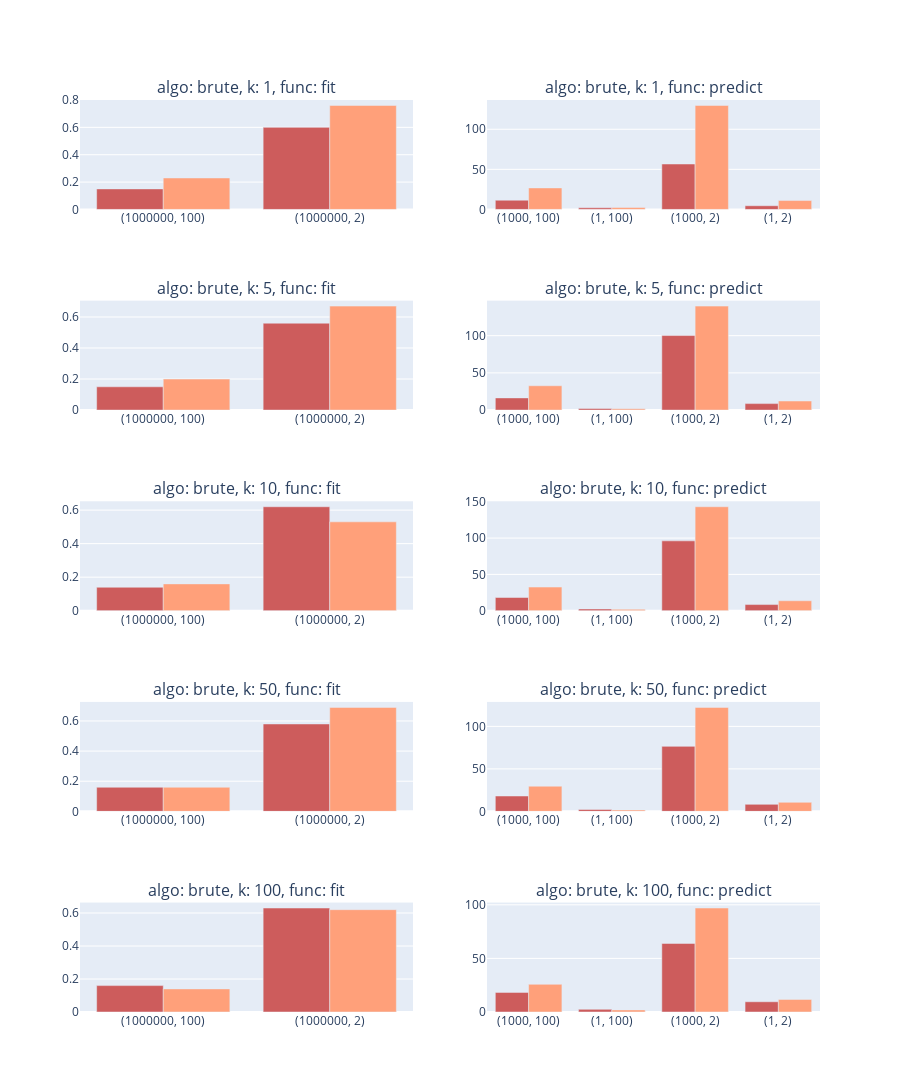

The code cell stored with this chart in its notebook:
### Code cell
merged_df_knn_grouped = merged_df_knn.groupby(['algorithm', 'n_neighbors', 'function'])

n_rows = 5
n_cols = 2
coordinates = [[j for j in range(n_cols)] for i in range(n_rows)]
for i in range(len(coordinates)):
    for j in range(len(coordinates[0])):
        coordinates[i][j] = (i + 1, j + 1)
coordinates = list(itertools.chain(*coordinates))

subplot_titles = ["algo: %s, k: %s, func: %s" % params for params, _ in merged_df_knn_grouped]
fig = make_subplots(rows=5, cols=2, subplot_titles=subplot_titles)

for (row, col), (params, df) in zip(coordinates, merged_df_knn_grouped):
    df = df.round(2)
    x1 = df[['n_samples', 'n_features']][df['n_jobs'] == 1]
    x1 = [f"({ns}, {nf})" for ns, nf in x1.values]
    y1 = df['speedup'][df['n_jobs'] == 1]
    fig.add_trace(
        go.Bar(
            x=x1,
            y=y1,
            name='n_jobs: 1',
            marker_color='indianred',
            hovertemplate=
            'function: <b>%{customdata[0]}</b><br>'+
            'n_samples: <b>%{customdata[1]}</b><br>'+
            'n_features: <b>%{customdata[2]}</b><br>'+
            'algo: <b>%{customdata[3]}</b><br>'+
            'n_jobs: <b>%{customdata[4]}</b><br>'+
            'n_neighbors: <b>%{customdata[5]}</b><br>'+
            'speedup: <b>%{customdata[6]}</b><br>'+
            '<extra></extra>',
            customdata = df[df['n_jobs'] == 1].values,
            showlegend = False
        ),
        row=row,
        col=col
    )

    x2 = df[['n_samples', 'n_features']][df['n_jobs'] == 1]
    x2 = [f"({ns}, {nf})" for ns, nf in x2.values]
    y2 = df['speedup'][df['n_jobs'] == -1]
    fig.add_trace(
        go.Bar(
            x=x2,
            y=y2,
            name='n_jobs: -1',
            marker_color='lightsalmon',
            hovertemplate=
            'function: <b>%{customdata[0]}</b><br>'+
            'n_samples: <b>%{customdata[1]}</b><br>'+
            'n_features: <b>%{customdata[2]}</b><br>'+
            'algo: <b>%{customdata[3]}</b><br>'+
            'n_jobs: <b>%{customdata[4]}</b><br>'+
            'n_neighbors: <b>%{customdata[5]}</b><br>'+
            'speedup: <b>%{customdata[6]}</b><br>'+
            '<extra></extra>',
            customdata = df[df['n_jobs'] == -1].values,
            showlegend = False
        ),
        row=row,
        col=col
    )
    
    title = title = "algo: %s, k: %s, func: %s" % params

fig.update_layout(height=1500, barmode='group', showlegend=False)
fig.show()

### Figure 1 — Plotly figure (JSON) as saved in the notebook; plotly's stock layout.template omitted (floating-point values rounded to 4 significant figures)
{"data": [{"customdata": [["fit", 1000000, 100, "brute", 1, 1, 0.15], ["fit", 1000000, 2, "brute", 1, 1, 0.6]], "hovertemplate": "function: <b>%{customdata[0]}</b><br>n_samples: <b>%{customdata[1]}</b><br>n_features: <b>%{customdata[2]}</b><br>algo: <b>%{customdata[3]}</b><br>n_jobs: <b>%{customdata[4]}</b><br>n_neighbors: <b>%{customdata[5]}</b><br>speedup: <b>%{customdata[6]}</b><br><extra></extra>", "marker": {"color": "indianred"}, "name": "n_jobs: 1", "showlegend": false, "type": "bar", "x": ["(1000000, 100)", "(1000000, 2)"], "xaxis": "x", "y": [0.15, 0.6], "yaxis": "y"}, {"customdata": [["fit", 1000000, 100, "brute", -1, 1, 0.23], ["fit", 1000000, 2, "brute", -1, 1, 0.76]], "hovertemplate": "function: <b>%{customdata[0]}</b><br>n_samples: <b>%{customdata[1]}</b><br>n_features: <b>%{customdata[2]}</b><br>algo: <b>%{customdata[3]}</b><br>n_jobs: <b>%{customdata[4]}</b><br>n_neighbors: <b>%{customdata[5]}</b><br>speedup: <b>%{customdata[6]}</b><br><extra></extra>", "marker": {"color": "lightsalmon"}, "name": "n_jobs: -1", "showlegend": false, "type": "bar", "x": ["(1000000, 100)", "(1000000, 2)"], "xaxis": "x", "y": [0.23, 0.76], "yaxis": "y"}, {"customdata": [["predict", 1000, 100, "brute", 1, 1, 11.55], ["predict", 1, 100, "brute", 1, 1, 2.03], ["predict", 1000, 2, "brute", 1, 1, 56.67], ["predict", 1, 2, "brute", 1, 1, 4.62]], "hovertemplate": "function: <b>%{customdata[0]}</b><br>n_samples: <b>%{customdata[1]}</b><br>n_features: <b>%{customdata[2]}</b><br>algo: <b>%{customdata[3]}</b><br>n_jobs: <b>%{customdata[4]}</b><br>n_neighbors: <b>%{customdata[5]}</b><br>speedup: <b>%{customdata[6]}</b><br><extra></extra>", "marker": {"color": "indianred"}, "name": "n_jobs: 1", "showlegend": false, "type": "bar", "x": ["(1000, 100)", "(1, 100)", "(1000, 2)", "(1, 2)"], "xaxis": "x2", "y": [11.55, 2.03, 56.67, 4.62], "yaxis": "y2"}, {"customdata": [["predict", 1000, 100, "brute", -1, 1, 26.83], ["predict", 1, 100, "brute", -1, 1, 2.37], ["predict", 1000, 2, "brute", -1, 1, 129.7], ["predict", 1, 2, "brute", -1, 1, 11.08]], "hovertemplate": "function: <b>%{customdata[0]}</b><br>n_samples: <b>%{customdata[1]}</b><br>n_features: <b>%{customdata[2]}</b><br>algo: <b>%{customdata[3]}</b><br>n_jobs: <b>%{customdata[4]}</b><br>n_neighbors: <b>%{customdata[5]}</b><br>speedup: <b>%{customdata[6]}</b><br><extra></extra>", "marker": {"color": "lightsalmon"}, "name": "n_jobs: -1", "showlegend": false, "type": "bar", "x": ["(1000, 100)", "(1, 100)", "(1000, 2)", "(1, 2)"], "xaxis": "x2", "y": [26.83, 2.37, 129.7, 11.08], "yaxis": "y2"}, {"customdata": [["fit", 1000000, 100, "brute", 1, 5, 0.15], ["fit", 1000000, 2, "brute", 1, 5, 0.56]], "hovertemplate": "function: <b>%{customdata[0]}</b><br>n_samples: <b>%{customdata[1]}</b><br>n_features: <b>%{customdata[2]}</b><br>algo: <b>%{customdata[3]}</b><br>n_jobs: <b>%{customdata[4]}</b><br>n_neighbors: <b>%{customdata[5]}</b><br>speedup: <b>%{customdata[6]}</b><br><extra></extra>", "marker": {"color": "indianred"}, "name": "n_jobs: 1", "showlegend": false, "type": "bar", "x": ["(1000000, 100)", "(1000000, 2)"], "xaxis": "x3", "y": [0.15, 0.56], "yaxis": "y3"}, {"customdata": [["fit", 1000000, 100, "brute", -1, 5, 0.2], ["fit", 1000000, 2, "brute", -1, 5, 0.67]], "hovertemplate": "function: <b>%{customdata[0]}</b><br>n_samples: <b>%{customdata[1]}</b><br>n_features: <b>%{customdata[2]}</b><br>algo: <b>%{customdata[3]}</b><br>n_jobs: <b>%{customdata[4]}</b><br>n_neighbors: <b>%{customdata[5]}</b><br>speedup: <b>%{customdata[6]}</b><br><extra></extra>", "marker": {"color": "lightsalmon"}, "name": "n_jobs: -1", "showlegend": false, "type": "bar", "x": ["(1000000, 100)", "(1000000, 2)"], "xaxis": "x3", "y": [0.2, 0.67], "yaxis": "y3"}, {"customdata": [["predict", 1000, 100, "brute", 1, 5, 16.36], ["predict", 1, 100, "brute", 1, 5, 2.17], ["predict", 1000, 2, "brute", 1, 5, 100.1], ["predict", 1, 2, "brute", 1, 5, 8.71]], "hovertemplate": "function: <b>%{customdata[0]}</b><br>n_samples: <b>%{customdata[1]}</b><br>n_features: <b>%{customdata[2]}</b><br>algo: <b>%{customdata[3]}</b><br>n_jobs: <b>%{customdata[4]}</b><br>n_neighbors: <b>%{customdata[5]}</b><br>speedup: <b>%{customdata[6]}</b><br><extra></extra>", "marker": {"color": "indianred"}, "name": "n_jobs: 1", "showlegend": false, "type": "bar", "x": ["(1000, 100)", "(1, 100)", "(1000, 2)", "(1, 2)"], "xaxis": "x4", "y": [16.36, 2.17, 100.1, 8.71], "yaxis": "y4"}, {"customdata": [["predict", 1000, 100, "brute", -1, 5, 32.69], ["predict", 1, 100, "brute", -1, 5, 1.74], ["predict", 1000, 2, "brute", -1, 5, 139.7], ["predict", 1, 2, "brute", -1, 5, 12.2]], "hovertemplate": "function: <b>%{customdata[0]}</b><br>n_samples: <b>%{customdata[1]}</b><br>n_features: <b>%{customdata[2]}</b><br>algo: <b>%{customdata[3]}</b><br>n_jobs: <b>%{customdata[4]}</b><br>n_neighbors: <b>%{customdata[5]}</b><br>speedup: <b>%{customdata[6]}</b><br><extra></extra>", "marker": {"color": "lightsalmon"}, "name": "n_jobs: -1", "showlegend": false, "type": "bar", "x": ["(1000, 100)", "(1, 100)", "(1000, 2)", "(1, 2)"], "xaxis": "x4", "y": [32.69, 1.74, 139.7, 12.2], "yaxis": "y4"}, {"customdata": [["fit", 1000000, 100, "brute", 1, 10, 0.14], ["fit", 1000000, 2, "brute", 1, 10, 0.62]], "hovertemplate": "function: <b>%{customdata[0]}</b><br>n_samples: <b>%{customdata[1]}</b><br>n_features: <b>%{customdata[2]}</b><br>algo: <b>%{customdata[3]}</b><br>n_jobs: <b>%{customdata[4]}</b><br>n_neighbors: <b>%{customdata[5]}</b><br>speedup: <b>%{customdata[6]}</b><br><extra></extra>", "marker": {"color": "indianred"}, "name": "n_jobs: 1", "showlegend": false, "type": "bar", "x": ["(1000000, 100)", "(1000000, 2)"], "xaxis": "x5", "y": [0.14, 0.62], "yaxis": "y5"}, {"customdata": [["fit", 1000000, 100, "brute", -1, 10, 0.16], ["fit", 1000000, 2, "brute", -1, 10, 0.53]], "hovertemplate": "function: <b>%{customdata[0]}</b><br>n_samples: <b>%{customdata[1]}</b><br>n_features: <b>%{customdata[2]}</b><br>algo: <b>%{customdata[3]}</b><br>n_jobs: <b>%{customdata[4]}</b><br>n_neighbors: <b>%{customdata[5]}</b><br>speedup: <b>%{customdata[6]}</b><br><extra></extra>", "marker": {"color": "lightsalmon"}, "name": "n_jobs: -1", "showlegend": false, "type": "bar", "x": ["(1000000, 100)", "(1000000, 2)"], "xaxis": "x5", "y": [0.16, 0.53], "yaxis": "y5"}, {"customdata": [["predict", 1000, 100, "brute", 1, 10, 18.22], ["predict", 1, 100, "brute", 1, 10, 2.4], ["predict", 1000, 2, "brute", 1, 10, 96.17], ["predict", 1, 2, "brute", 1, 10, 8.47]], "hovertemplate": "function: <b>%{customdata[0]}</b><br>n_samples: <b>%{customdata[1]}</b><br>n_features: <b>%{customdata[2]}</b><br>algo: <b>%{customdata[3]}</b><br>n_jobs: <b>%{customdata[4]}</b><br>n_neighbors: <b>%{customdata[5]}</b><br>speedup: <b>%{customdata[6]}</b><br><extra></extra>", "marker": {"color": "indianred"}, "name": "n_jobs: 1", "showlegend": false, "type": "bar", "x": ["(1000, 100)", "(1, 100)", "(1000, 2)", "(1, 2)"], "xaxis": "x6", "y": [18.22, 2.4, 96.17, 8.47], "yaxis": "y6"}, {"customdata": [["predict", 1000, 100, "brute", -1, 10, 32.55], ["predict", 1, 100, "brute", -1, 10, 1.92], ["predict", 1000, 2, "brute", -1, 10, 143.1], ["predict", 1, 2, "brute", -1, 10, 13.73]], "hovertemplate": "function: <b>%{customdata[0]}</b><br>n_samples: <b>%{customdata[1]}</b><br>n_features: <b>%{customdata[2]}</b><br>algo: <b>%{customdata[3]}</b><br>n_jobs: <b>%{customdata[4]}</b><br>n_neighbors: <b>%{customdata[5]}</b><br>speedup: <b>%{customdata[6]}</b><br><extra></extra>", "marker": {"color": "lightsalmon"}, "name": "n_jobs: -1", "showlegend": false, "type": "bar", "x": ["(1000, 100)", "(1, 100)", "(1000, 2)", "(1, 2)"], "xaxis": "x6", "y": [32.55, 1.92, 143.1, 13.73], "yaxis": "y6"}, {"customdata": [["fit", 1000000, 100, "brute", 1, 50, 0.16], ["fit", 1000000, 2, "brute", 1, 50, 0.58]], "hovertemplate": "function: <b>%{customdata[0]}</b><br>n_samples: <b>%{customdata[1]}</b><br>n_features: <b>%{customdata[2]}</b><br>algo: <b>%{customdata[3]}</b><br>n_jobs: <b>%{customdata[4]}</b><br>n_neighbors: <b>%{customdata[5]}</b><br>speedup: <b>%{customdata[6]}</b><br><extra></extra>", "marker": {"color": "indianred"}, "name": "n_jobs: 1", "showlegend": false, "type": "bar", "x": ["(1000000, 100)", "(1000000, 2)"], "xaxis": "x7", "y": [0.16, 0.58], "yaxis": "y7"}, {"customdata": [["fit", 1000000, 100, "brute", -1, 50, 0.16], ["fit", 1000000, 2, "brute", -1, 50, 0.69]], "hovertemplate": "function: <b>%{customdata[0]}</b><br>n_samples: <b>%{customdata[1]}</b><br>n_features: <b>%{customdata[2]}</b><br>algo: <b>%{customdata[3]}</b><br>n_jobs: <b>%{customdata[4]}</b><br>n_neighbors: <b>%{customdata[5]}</b><br>speedup: <b>%{customdata[6]}</b><br><extra></extra>", "marker": {"color": "lightsalmon"}, "name": "n_jobs: -1", "showlegend": false, "type": "bar", "x": ["(1000000, 100)", "(1000000, 2)"], "xaxis": "x7", "y": [0.16, 0.69], "yaxis": "y7"}, {"customdata": [["predict", 1000, 100, "brute", 1, 50, 18.08], ["predict", 1, 100, "brute", 1, 50, 2.23], ["predict", 1000, 2, "brute", 1, 50, 76.5], ["predict", 1, 2, "brute", 1, 50, 8.28]], "hovertemplate": "function: <b>%{customdata[0]}</b><br>n_samples: <b>%{customdata[1]}</b><br>n_features: <b>%{customdata[2]}</b><br>algo: <b>%{customdata[3]}</b><br>n_jobs: <b>%{customdata[4]}</b><br>n_neighbors: <b>%{customdata[5]}</b><br>speedup: <b>%{customdata[6]}</b><br><extra></extra>", "marker": {"color": "indianred"}, "name": "n_jobs: 1", "showlegend": false, "type": "bar", "x": ["(1000, 100)", "(1, 100)", "(1000, 2)", "(1, 2)"], "xaxis": "x8", "y": [18.08, 2.23, 76.5, 8.28], "yaxis": "y8"}, {"customdata": [["predict", 1000, 100, "brute", -1, 50, 29.64], ["predict", 1, 100, "brute", -1, 50, 1.56], ["predict", 1000, 2, "brute", -1, 50, 122.4], ["predict", 1, 2, "brute", -1, 50, 10.64]], "hovertemplate": "function: <b>%{customdata[0]}</b><br>n_samples: <b>%{customdata[1]}</b><br>n_features: <b>%{customdata[2]}</b><br>algo: <b>%{customdata[3]}</b><br>n_jobs: <b>%{customdata[4]}</b><br>n_neighbors: <b>%{customdata[5]}</b><br>speedup: <b>%{customdata[6]}</b><br><extra></extra>", "marker": {"color": "lightsalmon"}, "name": "n_jobs: -1", "showlegend": false, "type": "bar", "x": ["(1000, 100)", "(1, 100)", "(1000, 2)", "(1, 2)"], "xaxis": "x8", "y": [29.64, 1.56, 122.4, 10.64], "yaxis": "y8"}, {"customdata": [["fit", 1000000, 100, "brute", 1, 100, 0.16], ["fit", 1000000, 2, "brute", 1, 100, 0.63]], "hovertemplate": "function: <b>%{customdata[0]}</b><br>n_samples: <b>%{customdata[1]}</b><br>n_features: <b>%{customdata[2]}</b><br>algo: <b>%{customdata[3]}</b><br>n_jobs: <b>%{customdata[4]}</b><br>n_neighbors: <b>%{customdata[5]}</b><br>speedup: <b>%{customdata[6]}</b><br><extra></extra>", "marker": {"color": "indianred"}, "name": "n_jobs: 1", "showlegend": false, "type": "bar", "x": ["(1000000, 100)", "(1000000, 2)"], "xaxis": "x9", "y": [0.16, 0.63], "yaxis": "y9"}, {"customdata": [["fit", 1000000, 100, "brute", -1, 100, 0.14], ["fit", 1000000, 2, "brute", -1, 100, 0.62]], "hovertemplate": "function: <b>%{customdata[0]}</b><br>n_samples: <b>%{customdata[1]}</b><br>n_features: <b>%{customdata[2]}</b><br>algo: <b>%{customdata[3]}</b><br>n_jobs: <b>%{customdata[4]}</b><br>n_neighbors: <b>%{customdata[5]}</b><br>speedup: <b>%{customdata[6]}</b><br><extra></extra>", "marker": {"color": "lightsalmon"}, "name": "n_jobs: -1", "showlegend": false, "type": "bar", "x": ["(1000000, 100)", "(1000000, 2)"], "xaxis": "x9", "y": [0.14, 0.62], "yaxis": "y9"}, {"customdata": [["predict", 1000, 100, "brute", 1, 100, 18.29], ["predict", 1, 100, "brute", 1, 100, 2.48], ["predict", 1000, 2, "brute", 1, 100, 63.94], ["predict", 1, 2, "brute", 1, 100, 9.56]], "hovertemplate": "function: <b>%{customdata[0]}</b><br>n_samples: <b>%{customdata[1]}</b><br>n_features: <b>%{customdata[2]}</b><br>algo: <b>%{customdata[3]}</b><br>n_jobs: <b>%{customdata[4]}</b><br>n_neighbors: <b>%{customdata[5]}</b><br>speedup: <b>%{customdata[6]}</b><br><extra></extra>", "marker": {"color": "indianred"}, "name": "n_jobs: 1", "showlegend": false, "type": "bar", "x": ["(1000, 100)", "(1, 100)", "(1000, 2)", "(1, 2)"], "xaxis": "x10", "y": [18.29, 2.48, 63.94, 9.56], "yaxis": "y10"}, {"customdata": [["predict", 1000, 100, "brute", -1, 100, 25.83], ["predict", 1, 100, "brute", -1, 100, 1.98], ["predict", 1000, 2, "brute", -1, 100, 96.98], ["predict", 1, 2, "brute", -1, 100, 11.74]], "hovertemplate": "function: <b>%{customdata[0]}</b><br>n_samples: <b>%{customdata[1]}</b><br>n_features: <b>%{customdata[2]}</b><br>algo: <b>%{customdata[3]}</b><br>n_jobs: <b>%{customdata[4]}</b><br>n_neighbors: <b>%{customdata[5]}</b><br>speedup: <b>%{customdata[6]}</b><br><extra></extra>", "marker": {"color": "lightsalmon"}, "name": "n_jobs: -1", "showlegend": false, "type": "bar", "x": ["(1000, 100)", "(1, 100)", "(1000, 2)", "(1, 2)"], "xaxis": "x10", "y": [25.83, 1.98, 96.98, 11.74], "yaxis": "y10"}], "layout": {"annotations": [{"font": {"size": 16}, "showarrow": false, "text": "algo: brute, k: 1, func: fit", "x": 0.225, "xanchor": "center", "xref": "paper", "y": 1, "yanchor": "bottom", "yref": "paper"}, {"font": {"size": 16}, "showarrow": false, "text": "algo: brute, k: 1, func: predict", "x": 0.775, "xanchor": "center", "xref": "paper", "y": 1, "yanchor": "bottom", "yref": "paper"}, {"font": {"size": 16}, "showarrow": false, "text": "algo: brute, k: 5, func: fit", "x": 0.225, "xanchor": "center", "xref": "paper", "y": 0.78, "yanchor": "bottom", "yref": "paper"}, {"font": {"size": 16}, "showarrow": false, "text": "algo: brute, k: 5, func: predict", "x": 0.775, "xanchor": "center", "xref": "paper", "y": 0.78, "yanchor": "bottom", "yref": "paper"}, {"font": {"size": 16}, "showarrow": false, "text": "algo: brute, k: 10, func: fit", "x": 0.225, "xanchor": "center", "xref": "paper", "y": 0.56, "yanchor": "bottom", "yref": "paper"}, {"font": {"size": 16}, "showarrow": false, "text": "algo: brute, k: 10, func: predict", "x": 0.775, "xanchor": "center", "xref": "paper", "y": 0.56, "yanchor": "bottom", "yref": "paper"}, {"font": {"size": 16}, "showarrow": false, "text": "algo: brute, k: 50, func: fit", "x": 0.225, "xanchor": "center", "xref": "paper", "y": 0.34, "yanchor": "bottom", "yref": "paper"}, {"font": {"size": 16}, "showarrow": false, "text": "algo: brute, k: 50, func: predict", "x": 0.775, "xanchor": "center", "xref": "paper", "y": 0.34, "yanchor": "bottom", "yref": "paper"}, {"font": {"size": 16}, "showarrow": false, "text": "algo: brute, k: 100, func: fit", "x": 0.225, "xanchor": "center", "xref": "paper", "y": 0.12, "yanchor": "bottom", "yref": "paper"}, {"font": {"size": 16}, "showarrow": false, "text": "algo: brute, k: 100, func: predict", "x": 0.775, "xanchor": "center", "xref": "paper", "y": 0.12, "yanchor": "bottom", "yref": "paper"}], "barmode": "group", "height": 1500, "showlegend": false, "xaxis": {"anchor": "y", "domain": [0, 0.45]}, "xaxis10": {"anchor": "y10", "domain": [0.55, 1]}, "xaxis2": {"anchor": "y2", "domain": [0.55, 1]}, "xaxis3": {"anchor": "y3", "domain": [0, 0.45]}, "xaxis4": {"anchor": "y4", "domain": [0.55, 1]}, "xaxis5": {"anchor": "y5", "domain": [0, 0.45]}, "xaxis6": {"anchor": "y6", "domain": [0.55, 1]}, "xaxis7": {"anchor": "y7", "domain": [0, 0.45]}, "xaxis8": {"anchor": "y8", "domain": [0.55, 1]}, "xaxis9": {"anchor": "y9", "domain": [0, 0.45]}, "yaxis": {"anchor": "x", "domain": [0.88, 1]}, "yaxis10": {"anchor": "x10", "domain": [0, 0.12]}, "yaxis2": {"anchor": "x2", "domain": [0.88, 1]}, "yaxis3": {"anchor": "x3", "domain": [0.66, 0.78]}, "yaxis4": {"anchor": "x4", "domain": [0.66, 0.78]}, "yaxis5": {"anchor": "x5", "domain": [0.44, 0.56]}, "yaxis6": {"anchor": "x6", "domain": [0.44, 0.56]}, "yaxis7": {"anchor": "x7", "domain": [0.22, 0.34]}, "yaxis8": {"anchor": "x8", "domain": [0.22, 0.34]}, "yaxis9": {"anchor": "x9", "domain": [0, 0.12]}}}
